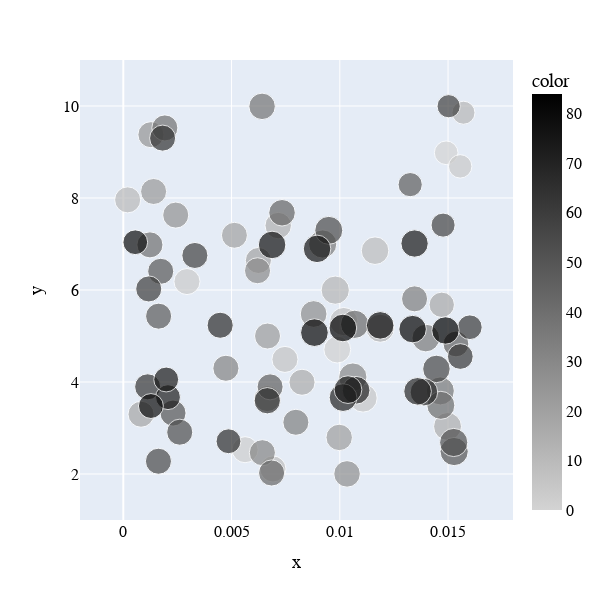

Notebook code for this chart:
### Code cell
# Font customization variables - modify these as desired
font_family = "Times New Roman"
font_size = 16          # Set desired font size
font_color = "black"    # Set desired font color

# Create a scatter plot using Plotly Express directly from numpy arrays
fig = px.scatter(
    x=R[:, 0],            # x-axis: threshold (first column)
    y=R[:, 1],            # y-axis: duration (second column)
    size = R[:, 2],       # size of the markers determined by the f-beta score (third column)
    color=R[:, 9],        # color determined by the last column (index)
    # Set a continuous color scale from light gray (min) to black (max)
    color_continuous_scale=[[0, 'lightgray'], [1, 'black']],
    # title="2D Scatter Plot"
)

# Update layout: set font and specify equal width and height for visual equality of axes
fig.update_layout(
    font=dict(
        family=font_family,  # set font family to Times New Roman
        size=font_size,      # set font size
        color=font_color     # set font color
    ),
    width=600,               # set figure width (in pixels)
    height=600               # set figure height (in pixels) to create a square canvas
)

# Update x-axis and y-axis with the customized font properties and specified ranges
fig.update_xaxes(
    range=[-0.002, 0.018],
    tickfont=dict(family=font_family, size=font_size, color=font_color)
)
fig.update_yaxes(
    range=[1, 11],
    tickfont=dict(family=font_family, size=font_size, color=font_color)
)

# Display the plot
fig.show()

### Figure 1 — Plotly figure (JSON) as saved in the notebook; plotly's stock layout.template omitted (floating-point values rounded to 4 significant figures)
{"data": [{"hovertemplate": "x=%{x}<br>y=%{y}<br>size=%{marker.size}<br>color=%{marker.color}<extra></extra>", "legendgroup": "", "marker": {"color": [0, 1, 2, 3, 4, 5, 6, 7, 8, 9, 10, 11, 12, 13, 14, 15, 16, 17, 18, 19, 20, 21, 22, 23, 24, 25, 26, 27, 28, 29, 30, 31, 32, 33, 34, 35, 36, 37, 38, 39, 40, 41, 42, 43, 44, 45, 46, 47, 48, 49, 50, 51, 52, 53, 54, 55, 56, 57, 58, 59, 60, 61, 62, 63, 64, 65, 66, 67, 68, 69, 70, 71, 72, 73, 74, 75, 76, 77, 78, 79, 80, 81, 82, 83, 84], "coloraxis": "coloraxis", "size": [0.7487, 0.9633, 0.9094, 0.9094, 0.7344, 1.068, 0.9083, 1.069, 0.9127, 1.018, 0.9091, 0.7121, 1.067, 1.056, 0.9378, 1.044, 0.9116, 0.8599, 0.9091, 0.9091, 0.9023, 0.9354, 0.9059, 0.9091, 0.9092, 0.9091, 0.9092, 0.9428, 0.9565, 0.909, 1.07, 0.9116, 0.9124, 0.9091, 0.9076, 1.063, 1.025, 1.05, 0.9365, 0.9091, 0.9091, 1.05, 1.068, 0.9124, 0.9427, 0.8907, 0.9078, 0.7834, 0.9091, 0.9091, 0.9091, 1.064, 1.064, 0.9091, 1.05, 0.9091, 1.01, 0.7755, 0.9107, 0.7216, 0.9091, 0.8163, 0.8861, 0.9091, 0.9091, 0.9272, 0.8285, 0.9123, 1.02, 1.02, 1.028, 1.03, 1.029, 0.8299, 0.8283, 0.9992, 1.014, 1.014, 0.8178, 0.8324, 1.016, 1.026, 1.012, 1.022, 1.007], "sizemode": "area", "sizeref": 0.002676, "symbol": "circle"}, "mode": "markers", "name": "", "orientation": "v", "showlegend": false, "type": "scatter", "x": [0.01491, 0.009884, 0.005624, 0.002941, 0.01556, 0.01107, 0.007465, 0.01018, 0.006912, 0.01163, 0.0002012, 0.01571, 0.00979, 0.01187, 0.007155, 0.01498, 0.008254, 0.01471, 0.0008196, 0.00624, 0.005132, 0.009973, 0.006662, 0.0014, 0.006648, 0.001276, 0.002422, 0.01033, 0.008791, 0.0062, 0.0106, 0.006423, 0.004739, 0.007972, 0.01345, 0.009209, 0.01397, 0.01464, 0.006411, 0.001919, 0.00123, 0.01467, 0.01069, 0.00685, 0.007332, 0.01537, 0.006781, 0.01325, 0.001632, 0.001728, 0.002296, 0.01528, 0.01526, 0.002607, 0.009491, 0.001623, 0.01446, 0.01477, 0.003306, 0.01503, 0.001175, 0.01601, 0.01557, 0.001126, 0.001816, 0.006651, 0.004859, 0.004474, 0.01389, 0.01359, 0.01075, 0.01015, 0.01038, 0.002063, 0.001982, 0.01345, 0.00895, 0.006873, 0.000553, 0.001275, 0.01187, 0.008828, 0.01336, 0.01014, 0.01488], "xaxis": "x", "y": [8.983, 4.705, 2.528, 6.184, 8.688, 3.652, 4.491, 5.313, 2.109, 6.855, 7.96, 9.854, 5.997, 5.169, 7.401, 3.033, 3.994, 5.678, 3.3, 6.642, 7.19, 2.795, 5.0, 8.142, 3.639, 9.376, 7.629, 2.002, 5.478, 6.419, 4.107, 2.463, 4.299, 3.124, 5.808, 7.0, 4.956, 3.806, 9.992, 9.523, 6.981, 3.493, 5.254, 2.022, 7.679, 4.827, 3.894, 8.291, 5.431, 6.406, 3.324, 2.488, 2.685, 2.909, 7.297, 2.278, 4.285, 7.41, 6.751, 9.995, 6.023, 5.191, 4.554, 3.895, 9.302, 3.593, 2.712, 5.234, 3.78, 3.797, 3.82, 3.661, 3.834, 3.67, 4.055, 7.01, 6.894, 6.98, 7.038, 3.478, 5.231, 5.073, 5.15, 5.174, 5.12], "yaxis": "y"}], "layout": {"coloraxis": {"colorbar": {"title": {"text": "color"}}, "colorscale": [[0, "lightgray"], [1, "black"]]}, "font": {"color": "black", "family": "Times New Roman", "size": 16}, "height": 600, "legend": {"itemsizing": "constant", "tracegroupgap": 0}, "margin": {"t": 60}, "width": 600, "xaxis": {"anchor": "y", "domain": [0, 1], "range": [-0.002, 0.018], "tickfont": {"color": "black", "family": "Times New Roman", "size": 16}, "title": {"text": "x"}}, "yaxis": {"anchor": "x", "domain": [0, 1], "range": [1, 11], "tickfont": {"color": "black", "family": "Times New Roman", "size": 16}, "title": {"text": "y"}}}}
